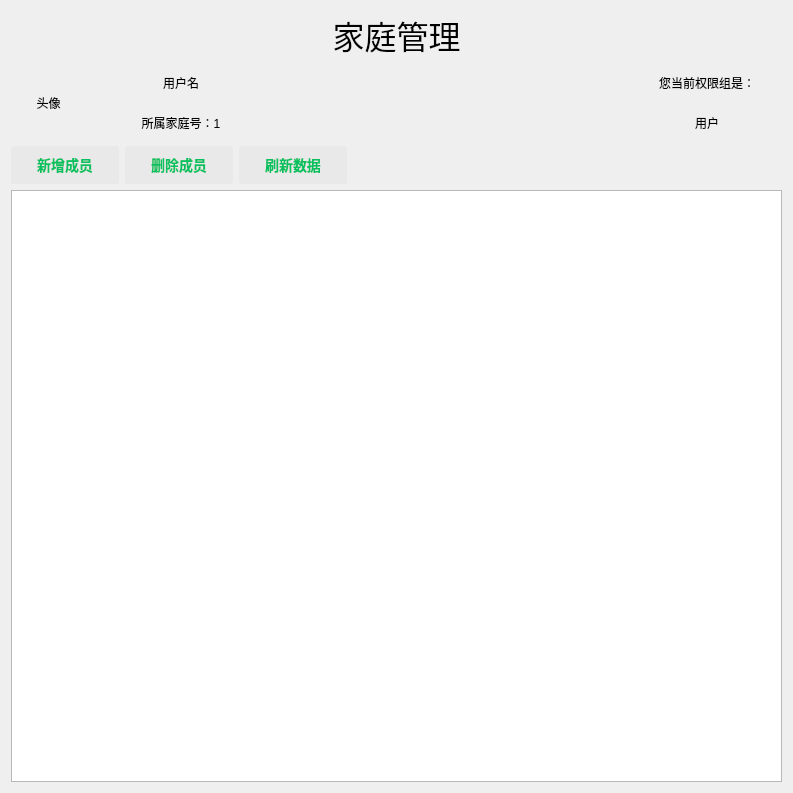
<?xml version="1.0" encoding="UTF-8"?>
<ui version="4.0">
 <class>page_familyClass</class>
 <widget class="QWidget" name="page_familyClass">
  <property name="geometry">
   <rect>
    <x>0</x>
    <y>0</y>
    <width>793</width>
    <height>793</height>
   </rect>
  </property>
  <property name="windowTitle">
   <string>page_family</string>
  </property>
  <property name="styleSheet">
   <string notr="true">QPushButton
{
	background-color:rgb(233,233,233);
	border:0px;
	border-radius:3px;
	padding:8px 26px;
	color:rgb(7, 193, 96);
	font-size:14px;
	font-weight:bold;
}
QPushButton:hover {
	background-color:rgb(210, 210, 210);
}
QPushButton:pressed {
	background-color:rgb(198, 198, 198);
}

QDateTimeEdit
{
	height:25px;
	width:100px;
}

</string>
  </property>
  <layout class="QVBoxLayout" name="verticalLayout_3">
   <item>
    <widget class="QLabel" name="label">
     <property name="font">
      <font>
       <family>华文彩云</family>
       <pointsize>24</pointsize>
      </font>
     </property>
     <property name="text">
      <string>家庭管理</string>
     </property>
     <property name="alignment">
      <set>Qt::AlignmentFlag::AlignCenter</set>
     </property>
    </widget>
   </item>
   <item>
    <layout class="QHBoxLayout" name="horizontalLayout">
     <item>
      <layout class="QHBoxLayout" name="horizontalLayout_2">
       <property name="spacing">
        <number>20</number>
       </property>
       <item>
        <widget class="RGBBorderWidget" name="rgbWidget" native="true">
         <property name="minimumSize">
          <size>
           <width>75</width>
           <height>75</height>
          </size>
         </property>
         <layout class="QVBoxLayout" name="verticalLayout_4">
          <property name="spacing">
           <number>0</number>
          </property>
          <property name="leftMargin">
           <number>0</number>
          </property>
          <property name="topMargin">
           <number>0</number>
          </property>
          <property name="rightMargin">
           <number>0</number>
          </property>
          <property name="bottomMargin">
           <number>0</number>
          </property>
          <item>
           <widget class="QLabel" name="label_profile">
            <property name="sizePolicy">
             <sizepolicy hsizetype="Preferred" vsizetype="Maximum">
              <horstretch>0</horstretch>
              <verstretch>0</verstretch>
             </sizepolicy>
            </property>
            <property name="minimumSize">
             <size>
              <width>75</width>
              <height>75</height>
             </size>
            </property>
            <property name="text">
             <string>头像</string>
            </property>
            <property name="alignment">
             <set>Qt::AlignmentFlag::AlignCenter</set>
            </property>
           </widget>
          </item>
         </layout>
        </widget>
       </item>
       <item>
        <layout class="QVBoxLayout" name="verticalLayout">
         <item>
          <widget class="QLabel" name="label_show_login_name">
           <property name="minimumSize">
            <size>
             <width>150</width>
             <height>0</height>
            </size>
           </property>
           <property name="text">
            <string>用户名</string>
           </property>
           <property name="alignment">
            <set>Qt::AlignmentFlag::AlignCenter</set>
           </property>
          </widget>
         </item>
         <item>
          <widget class="QLabel" name="label_show_family_id">
           <property name="minimumSize">
            <size>
             <width>150</width>
             <height>0</height>
            </size>
           </property>
           <property name="text">
            <string>所属家庭号：1</string>
           </property>
           <property name="alignment">
            <set>Qt::AlignmentFlag::AlignCenter</set>
           </property>
          </widget>
         </item>
        </layout>
       </item>
      </layout>
     </item>
     <item>
      <spacer name="horizontalSpacer">
       <property name="orientation">
        <enum>Qt::Orientation::Horizontal</enum>
       </property>
       <property name="sizeHint" stdset="0">
        <size>
         <width>40</width>
         <height>20</height>
        </size>
       </property>
      </spacer>
     </item>
     <item>
      <layout class="QVBoxLayout" name="verticalLayout_2">
       <item>
        <widget class="QLabel" name="label_5">
         <property name="minimumSize">
          <size>
           <width>150</width>
           <height>0</height>
          </size>
         </property>
         <property name="text">
          <string>您当前权限组是：</string>
         </property>
         <property name="alignment">
          <set>Qt::AlignmentFlag::AlignCenter</set>
         </property>
        </widget>
       </item>
       <item>
        <widget class="QLabel" name="label_user_type">
         <property name="minimumSize">
          <size>
           <width>150</width>
           <height>0</height>
          </size>
         </property>
         <property name="text">
          <string>用户</string>
         </property>
         <property name="alignment">
          <set>Qt::AlignmentFlag::AlignCenter</set>
         </property>
        </widget>
       </item>
      </layout>
     </item>
    </layout>
   </item>
   <item>
    <layout class="QHBoxLayout" name="horizontalLayout_3">
     <item>
      <widget class="QPushButton" name="pushButton_addRow">
       <property name="font">
        <font>
         <pointsize>-1</pointsize>
         <bold>true</bold>
        </font>
       </property>
       <property name="styleSheet">
        <string notr="true"/>
       </property>
       <property name="text">
        <string>新增成员</string>
       </property>
      </widget>
     </item>
     <item>
      <widget class="QPushButton" name="pushButton_deleteRow">
       <property name="font">
        <font>
         <pointsize>-1</pointsize>
         <bold>true</bold>
        </font>
       </property>
       <property name="styleSheet">
        <string notr="true"/>
       </property>
       <property name="text">
        <string>删除成员</string>
       </property>
      </widget>
     </item>
     <item>
      <widget class="QPushButton" name="pushButton_refresh">
       <property name="font">
        <font>
         <pointsize>-1</pointsize>
         <bold>true</bold>
        </font>
       </property>
       <property name="styleSheet">
        <string notr="true"/>
       </property>
       <property name="text">
        <string>刷新数据</string>
       </property>
      </widget>
     </item>
     <item>
      <spacer name="horizontalSpacer_2">
       <property name="orientation">
        <enum>Qt::Orientation::Horizontal</enum>
       </property>
       <property name="sizeHint" stdset="0">
        <size>
         <width>40</width>
         <height>20</height>
        </size>
       </property>
      </spacer>
     </item>
    </layout>
   </item>
   <item>
    <widget class="QTableView" name="tableView"/>
   </item>
  </layout>
 </widget>
 <layoutdefault spacing="6" margin="11"/>
 <customwidgets>
  <customwidget>
   <class>RGBBorderWidget</class>
   <extends>QWidget</extends>
   <header>RGBBorderWidget.hpp</header>
   <container>1</container>
  </customwidget>
 </customwidgets>
 <tabstops>
  <tabstop>pushButton_addRow</tabstop>
  <tabstop>pushButton_deleteRow</tabstop>
  <tabstop>pushButton_refresh</tabstop>
  <tabstop>tableView</tabstop>
 </tabstops>
 <resources/>
 <connections/>
</ui>
